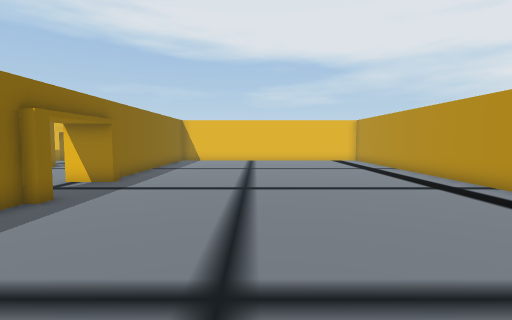
view 1 (above)

17 first-person views from a walk through a 3-D level made in the Unity game engine. The camera is 1.5 m above the floor, tilts 4° down and sees 85° across. Doors are open. The floor is counted in squares, 1 m on a side. Each view is taken from the middle of a square. On the plan, view 1 faces up. The plan holds only what a view shows up to about 14 squares ahead; the rest is blank. The place goes on beyond the plan. Some animated figures are not drawn.

view 2
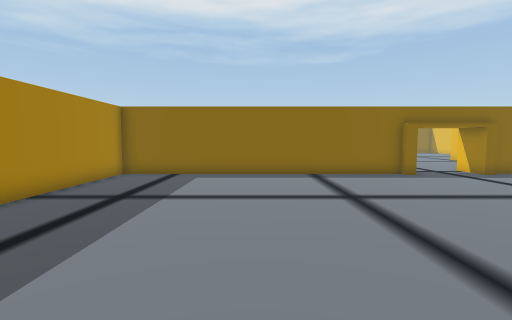

view 3
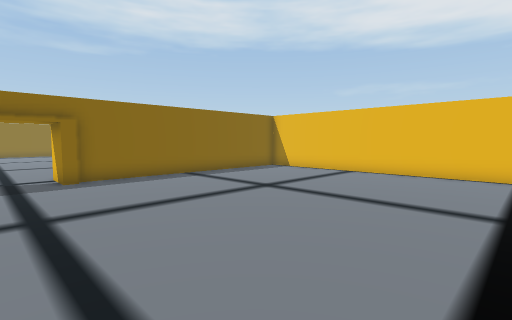

view 4
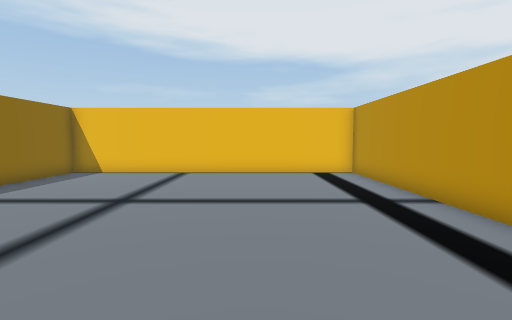

view 5
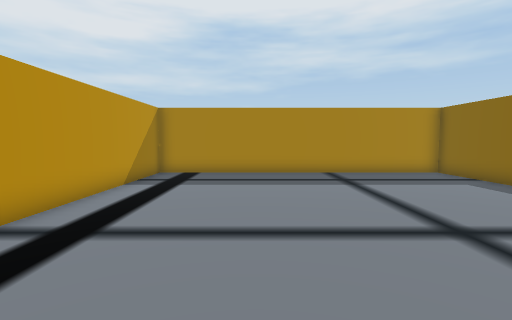

view 6
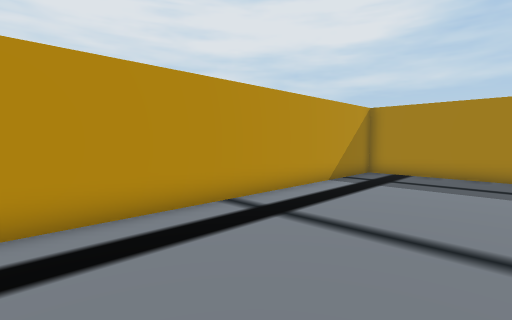

view 7
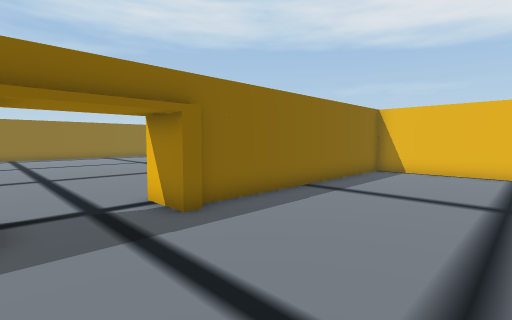

view 8
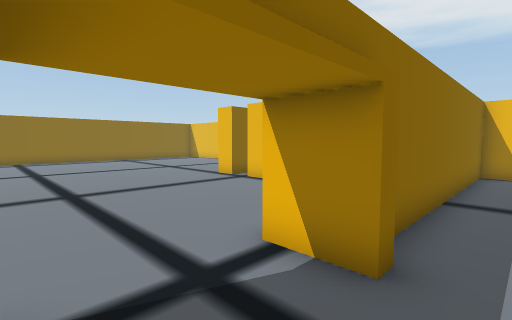

view 9
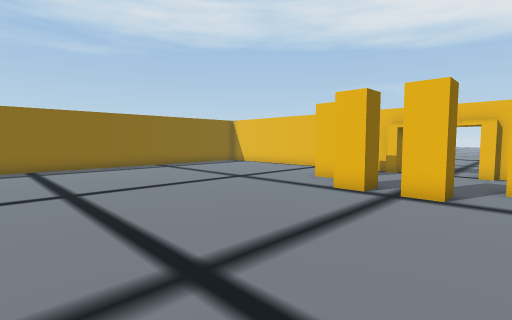

view 10
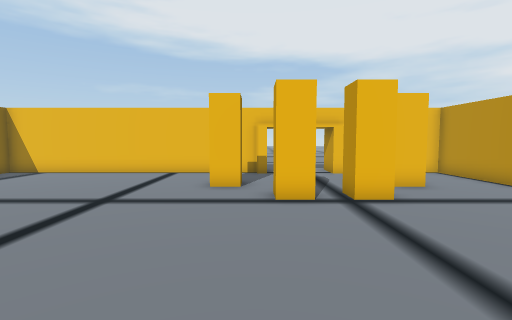

view 11
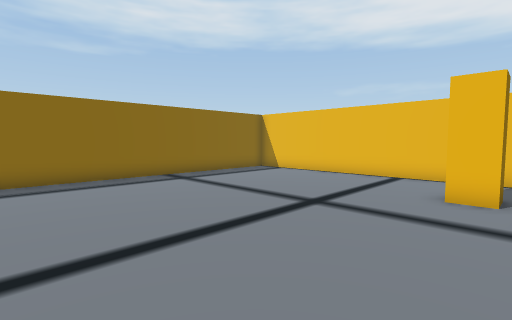

view 12
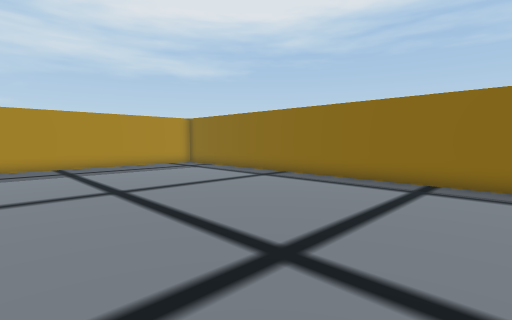

view 13
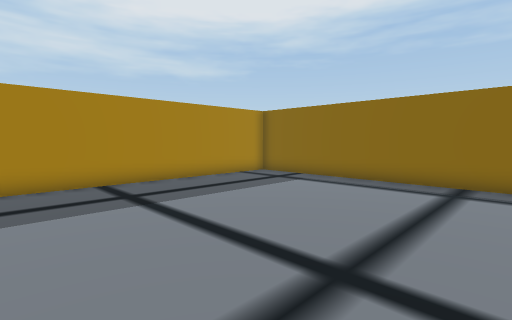

view 14
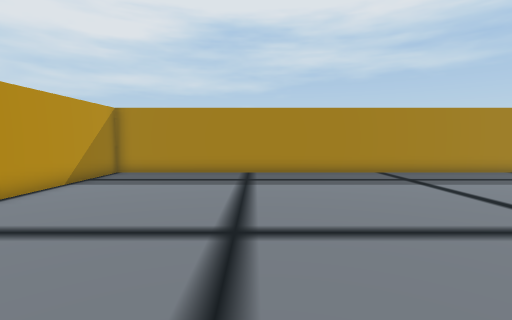

view 15
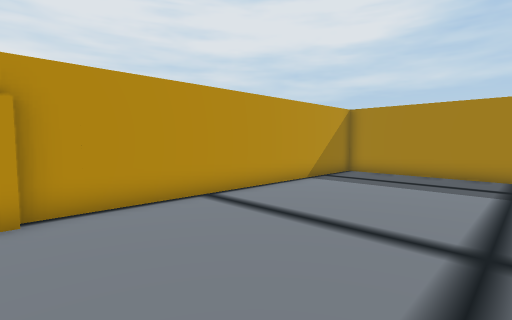

view 16
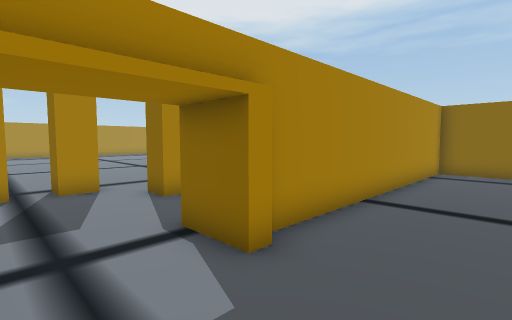

view 17
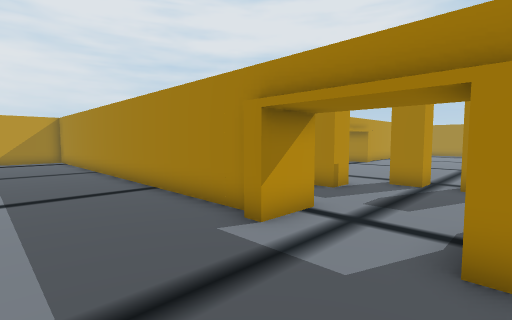

### Floor plan
Points are (right, up) in squares from view 1. A wall is a line through its corners. A room is listed if a view was taken in it or the views show most of it. See-through windows are left out.
Room 1 (views 1, 2, 3, 4, 5, 6, 7, 8)
walls: (-5.1, 7.1) (-5.1, 6.5); (-5.1, 10.5) (-5.1, 10) (-6.9, 10); (-5.5, 6.6) (-5.5, -6) (7.5, -6) (7.5, 21) (-5.5, 21) (-5.5, 10.5)
ways out: opening at (-6, 8.5) to room 2
Room 2 (views 9, 10, 11, 12, 13, 14, 15, 16, 17)
walls: (-14.9, 21) (-26.5, 21); (-11, 20.6) (-11.5, 20.6) (-11.5, 22.4) (-11, 22.4); (-6.5, 17.1) (-6.5, 21) (-7.1, 21); (-10.6, 21) (-11.1, 21); (-15, 22.4) (-14.5, 22.4) (-14.5, 20.6) (-15, 20.6); (-10.8, 22) (0.9, 22); (-26.5, 17.4) (-26.5, -5.4); (-26.5, 24.5) (-26.5, 22) (-15.2, 22); (-25.9, -6) (-6.5, -6) (-6.5, 6.6)
ways out: opening at (-6, 8.5) to room 1
objects: other object (-16, 17) to (-16, 18); other object (-14, 15) to (-14, 16); other object (-12, 15) to (-12, 16); other object (-10, 17) to (-10, 18)

Positions as (right, up) in squares from view 1, and headings:
1: (0, 0), facing up
2: (7, 0), facing left
3: (6, 8), facing up-left
4: (3, 8), facing up
5: (3, 7), facing down
6: (2, 7), facing down-right
7: (0, 7), facing up-left
8: (-4, 7), facing up-left
9: (-10, 7), facing up-left
10: (-15, 8), facing up
11: (-15, 9), facing up-left
12: (-16, 11), facing down-left
13: (-16, 4), facing down-left
14: (-13, 7), facing down
15: (-13, 7), facing down-right
16: (-12, 25), facing down-left
17: (-15, 26), facing down-right
